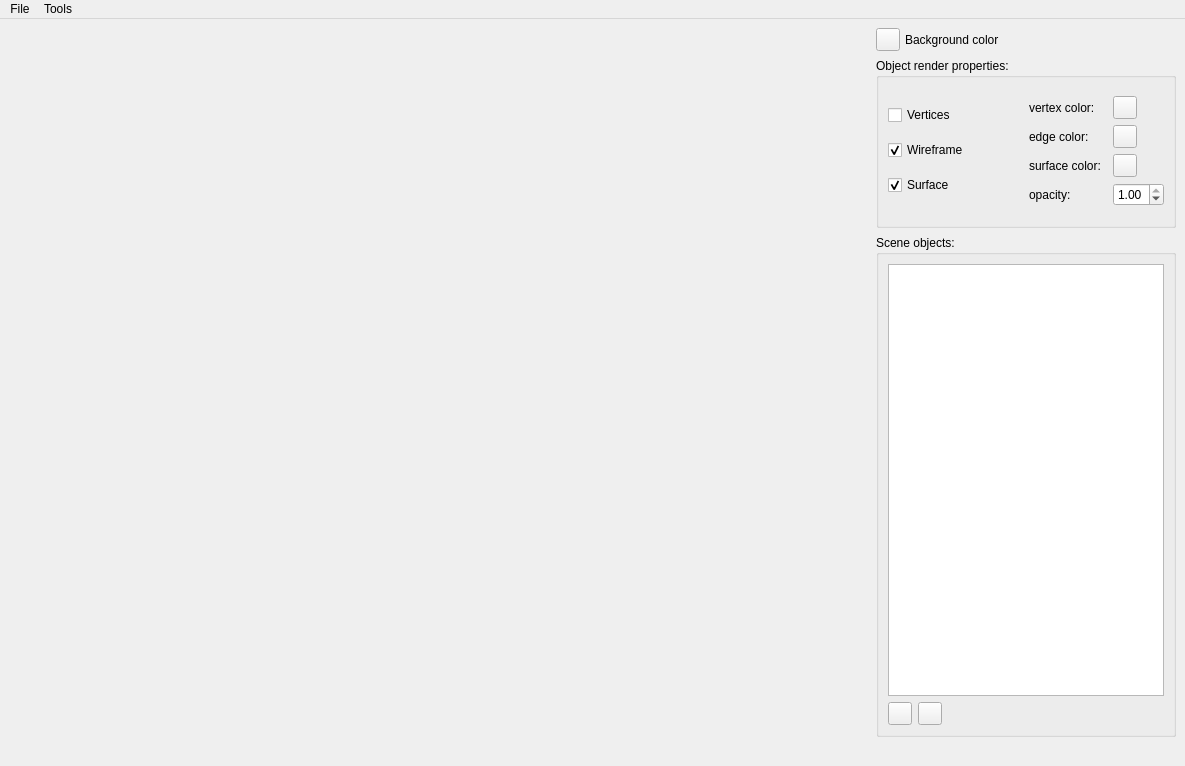
<?xml version="1.0" encoding="UTF-8"?>
<ui version="4.0">
 <class>SurfaceEvolverGUI</class>
 <widget class="QMainWindow" name="SurfaceEvolverGUI">
  <property name="windowModality">
   <enum>Qt::NonModal</enum>
  </property>
  <property name="geometry">
   <rect>
    <x>0</x>
    <y>0</y>
    <width>1185</width>
    <height>766</height>
   </rect>
  </property>
  <property name="maximumSize">
   <size>
    <width>16777213</width>
    <height>16777215</height>
   </size>
  </property>
  <property name="windowTitle">
   <string>SurfaceEvolverGUI</string>
  </property>
  <property name="toolTip">
   <string/>
  </property>
  <property name="documentMode">
   <bool>true</bool>
  </property>
  <widget class="QWidget" name="centralwidget">
   <property name="maximumSize">
    <size>
     <width>16777215</width>
     <height>16777215</height>
    </size>
   </property>
   <layout class="QGridLayout" name="gridLayout_3">
    <item row="0" column="0">
     <layout class="QVBoxLayout" name="verticalLayout_2">
      <property name="sizeConstraint">
       <enum>QLayout::SetMaximumSize</enum>
      </property>
      <item>
       <widget class="QVTKOpenGLNativeWidget" name="qvtkWidget" native="true"/>
      </item>
     </layout>
    </item>
    <item row="0" column="1">
     <layout class="QVBoxLayout" name="verticalLayout">
      <property name="spacing">
       <number>7</number>
      </property>
      <property name="sizeConstraint">
       <enum>QLayout::SetMaximumSize</enum>
      </property>
      <item>
       <layout class="QHBoxLayout" name="horizontalLayout_2">
        <property name="spacing">
         <number>5</number>
        </property>
        <property name="sizeConstraint">
         <enum>QLayout::SetMinimumSize</enum>
        </property>
        <item>
         <widget class="QToolButton" name="bgColorButton">
          <property name="text">
           <string/>
          </property>
         </widget>
        </item>
        <item>
         <widget class="QLabel" name="bgColorLabel">
          <property name="text">
           <string>Background color</string>
          </property>
         </widget>
        </item>
       </layout>
      </item>
      <item>
       <widget class="QGroupBox" name="groupBox">
        <property name="minimumSize">
         <size>
          <width>0</width>
          <height>170</height>
         </size>
        </property>
        <property name="maximumSize">
         <size>
          <width>16777215</width>
          <height>16777215</height>
         </size>
        </property>
        <property name="title">
         <string>Object render properties:</string>
        </property>
        <layout class="QGridLayout" name="gridLayout">
         <item row="0" column="0">
          <layout class="QVBoxLayout" name="verticalLayout_3">
           <item>
            <widget class="QCheckBox" name="checkBoxVertices">
             <property name="text">
              <string>Vertices</string>
             </property>
            </widget>
           </item>
           <item>
            <widget class="QCheckBox" name="checkBoxWireframe">
             <property name="text">
              <string>Wireframe</string>
             </property>
             <property name="checked">
              <bool>true</bool>
             </property>
            </widget>
           </item>
           <item>
            <widget class="QCheckBox" name="checkBoxSurface">
             <property name="text">
              <string>Surface</string>
             </property>
             <property name="checked">
              <bool>true</bool>
             </property>
            </widget>
           </item>
          </layout>
         </item>
         <item row="0" column="1">
          <layout class="QGridLayout" name="gridLayout_2">
           <item row="2" column="1">
            <widget class="QToolButton" name="surfaceColorButton">
             <property name="text">
              <string/>
             </property>
            </widget>
           </item>
           <item row="0" column="0">
            <widget class="QLabel" name="vertexLabel">
             <property name="text">
              <string>vertex color:</string>
             </property>
            </widget>
           </item>
           <item row="1" column="0">
            <widget class="QLabel" name="edgeLabel">
             <property name="text">
              <string>edge color:</string>
             </property>
            </widget>
           </item>
           <item row="2" column="0">
            <widget class="QLabel" name="surfaceLabel">
             <property name="text">
              <string>surface color:</string>
             </property>
            </widget>
           </item>
           <item row="0" column="1">
            <widget class="QToolButton" name="vertexColorButton">
             <property name="text">
              <string/>
             </property>
            </widget>
           </item>
           <item row="1" column="1">
            <widget class="QToolButton" name="edgeColorButton">
             <property name="text">
              <string/>
             </property>
            </widget>
           </item>
           <item row="3" column="0">
            <widget class="QLabel" name="opacityLabel">
             <property name="text">
              <string>opacity:</string>
             </property>
            </widget>
           </item>
           <item row="3" column="1">
            <widget class="QDoubleSpinBox" name="opacitySpinBox">
             <property name="maximum">
              <double>1.000000000000000</double>
             </property>
             <property name="singleStep">
              <double>0.010000000000000</double>
             </property>
             <property name="value">
              <double>1.000000000000000</double>
             </property>
            </widget>
           </item>
          </layout>
         </item>
        </layout>
       </widget>
      </item>
      <item>
       <layout class="QVBoxLayout" name="verticalLayout_4">
        <item>
         <widget class="QGroupBox" name="sceneObjectsGroupBox">
          <property name="maximumSize">
           <size>
            <width>300</width>
            <height>16777215</height>
           </size>
          </property>
          <property name="title">
           <string>Scene objects:</string>
          </property>
          <layout class="QVBoxLayout" name="verticalLayout_5">
           <item>
            <widget class="QListWidget" name="libraryListWidget">
             <property name="selectionMode">
              <enum>QAbstractItemView::MultiSelection</enum>
             </property>
             <property name="selectionBehavior">
              <enum>QAbstractItemView::SelectRows</enum>
             </property>
             <property name="movement">
              <enum>QListView::Static</enum>
             </property>
             <property name="selectionRectVisible">
              <bool>true</bool>
             </property>
            </widget>
           </item>
           <item>
            <layout class="QHBoxLayout" name="horizontalLayout_3">
             <item>
              <widget class="QToolButton" name="deleteButton">
               <property name="toolTip">
                <string>Remove Selected</string>
               </property>
               <property name="text">
                <string/>
               </property>
               <property name="icon">
                <iconset>
                 <normaloff>../trash.ico</normaloff>../trash.ico</iconset>
               </property>
              </widget>
             </item>
             <item>
              <widget class="QToolButton" name="clearButton">
               <property name="toolTip">
                <string>Clear All</string>
               </property>
               <property name="text">
                <string/>
               </property>
               <property name="icon">
                <iconset>
                 <normaloff>../resources/clear.ico</normaloff>../resources/clear.ico</iconset>
               </property>
              </widget>
             </item>
             <item>
              <spacer name="horizontalSpacer_2">
               <property name="orientation">
                <enum>Qt::Horizontal</enum>
               </property>
               <property name="sizeHint" stdset="0">
                <size>
                 <width>40</width>
                 <height>20</height>
                </size>
               </property>
              </spacer>
             </item>
            </layout>
           </item>
          </layout>
         </widget>
        </item>
       </layout>
      </item>
      <item>
       <spacer name="horizontalSpacer">
        <property name="orientation">
         <enum>Qt::Horizontal</enum>
        </property>
        <property name="sizeType">
         <enum>QSizePolicy::Minimum</enum>
        </property>
        <property name="sizeHint" stdset="0">
         <size>
          <width>40</width>
          <height>20</height>
         </size>
        </property>
       </spacer>
      </item>
     </layout>
    </item>
   </layout>
  </widget>
  <widget class="QMenuBar" name="menuBar">
   <property name="geometry">
    <rect>
     <x>0</x>
     <y>0</y>
     <width>1185</width>
     <height>26</height>
    </rect>
   </property>
   <widget class="QMenu" name="menuFile">
    <property name="title">
     <string>File</string>
    </property>
    <addaction name="actionOpen_File"/>
    <addaction name="actionSave_File"/>
   </widget>
   <widget class="QMenu" name="menuTools">
    <property name="title">
     <string>Tools</string>
    </property>
    <addaction name="actionSigned_Distance_Function"/>
    <addaction name="actionSurface_Evolution"/>
   </widget>
   <addaction name="menuFile"/>
   <addaction name="menuTools"/>
  </widget>
  <action name="actionOpenFile">
   <property name="enabled">
    <bool>true</bool>
   </property>
   <property name="text">
    <string>Open File...</string>
   </property>
  </action>
  <action name="actionExit">
   <property name="text">
    <string>Exit</string>
   </property>
  </action>
  <action name="actionPrint">
   <property name="text">
    <string>Print</string>
   </property>
  </action>
  <action name="actionHelp">
   <property name="text">
    <string>Help</string>
   </property>
  </action>
  <action name="ActionOpenFile">
   <property name="text">
    <string>Open</string>
   </property>
   <property name="shortcut">
    <string>Ctrl+O</string>
   </property>
  </action>
  <action name="ActionSaveFile">
   <property name="text">
    <string>Save</string>
   </property>
   <property name="shortcut">
    <string>Ctrl+S</string>
   </property>
  </action>
  <action name="actionOpen_File">
   <property name="text">
    <string>Open File</string>
   </property>
   <property name="shortcut">
    <string>Ctrl+O</string>
   </property>
  </action>
  <action name="actionSave_File">
   <property name="text">
    <string>Save File</string>
   </property>
   <property name="shortcut">
    <string>Ctrl+S</string>
   </property>
  </action>
  <action name="actionDoSomething">
   <property name="text">
    <string>DoSomething</string>
   </property>
  </action>
  <action name="actionSigned_Distance_Function">
   <property name="text">
    <string>Signed Distance Function</string>
   </property>
  </action>
  <action name="actionSurface_Evolution">
   <property name="text">
    <string>Surface Evolution</string>
   </property>
  </action>
 </widget>
 <customwidgets>
  <customwidget>
   <class>QVTKOpenGLNativeWidget</class>
   <extends>QWidget</extends>
   <header>QVTKOpenGLNativeWidget.h</header>
  </customwidget>
 </customwidgets>
 <resources/>
 <connections>
  <connection>
   <sender>bgColorButton</sender>
   <signal>clicked()</signal>
   <receiver>SurfaceEvolverGUI</receiver>
   <slot>ActionRendererBackgroundColor()</slot>
   <hints>
    <hint type="sourcelabel">
     <x>48</x>
     <y>64</y>
    </hint>
    <hint type="destinationlabel">
     <x>8</x>
     <y>32</y>
    </hint>
   </hints>
  </connection>
  <connection>
   <sender>checkBoxVertices</sender>
   <signal>clicked(bool)</signal>
   <receiver>SurfaceEvolverGUI</receiver>
   <slot>ActionRenderVertices()</slot>
   <hints>
    <hint type="sourcelabel">
     <x>592</x>
     <y>134</y>
    </hint>
    <hint type="destinationlabel">
     <x>519</x>
     <y>26</y>
    </hint>
   </hints>
  </connection>
  <connection>
   <sender>checkBoxWireframe</sender>
   <signal>clicked(bool)</signal>
   <receiver>SurfaceEvolverGUI</receiver>
   <slot>ActionRenderWireframe()</slot>
   <hints>
    <hint type="sourcelabel">
     <x>592</x>
     <y>174</y>
    </hint>
    <hint type="destinationlabel">
     <x>530</x>
     <y>30</y>
    </hint>
   </hints>
  </connection>
  <connection>
   <sender>checkBoxSurface</sender>
   <signal>clicked(bool)</signal>
   <receiver>SurfaceEvolverGUI</receiver>
   <slot>ActionRenderSurface()</slot>
   <hints>
    <hint type="sourcelabel">
     <x>592</x>
     <y>214</y>
    </hint>
    <hint type="destinationlabel">
     <x>88</x>
     <y>27</y>
    </hint>
   </hints>
  </connection>
  <connection>
   <sender>vertexColorButton</sender>
   <signal>clicked()</signal>
   <receiver>SurfaceEvolverGUI</receiver>
   <slot>ActionVertexColor()</slot>
   <hints>
    <hint type="sourcelabel">
     <x>1131</x>
     <y>119</y>
    </hint>
    <hint type="destinationlabel">
     <x>1175</x>
     <y>30</y>
    </hint>
   </hints>
  </connection>
  <connection>
   <sender>edgeColorButton</sender>
   <signal>clicked()</signal>
   <receiver>SurfaceEvolverGUI</receiver>
   <slot>ActionEdgeColor()</slot>
   <hints>
    <hint type="sourcelabel">
     <x>1131</x>
     <y>153</y>
    </hint>
    <hint type="destinationlabel">
     <x>1176</x>
     <y>56</y>
    </hint>
   </hints>
  </connection>
  <connection>
   <sender>surfaceColorButton</sender>
   <signal>clicked()</signal>
   <receiver>SurfaceEvolverGUI</receiver>
   <slot>ActionSurfaceColor()</slot>
   <hints>
    <hint type="sourcelabel">
     <x>1124</x>
     <y>181</y>
    </hint>
    <hint type="destinationlabel">
     <x>1173</x>
     <y>84</y>
    </hint>
   </hints>
  </connection>
  <connection>
   <sender>opacitySpinBox</sender>
   <signal>valueChanged(double)</signal>
   <receiver>SurfaceEvolverGUI</receiver>
   <slot>ActionOpacity()</slot>
   <hints>
    <hint type="sourcelabel">
     <x>1142</x>
     <y>220</y>
    </hint>
    <hint type="destinationlabel">
     <x>1178</x>
     <y>112</y>
    </hint>
   </hints>
  </connection>
  <connection>
   <sender>libraryListWidget</sender>
   <signal>itemClicked(QListWidgetItem*)</signal>
   <receiver>SurfaceEvolverGUI</receiver>
   <slot>ActionSelectLibraryObject()</slot>
   <hints>
    <hint type="sourcelabel">
     <x>178</x>
     <y>480</y>
    </hint>
    <hint type="destinationlabel">
     <x>6</x>
     <y>323</y>
    </hint>
   </hints>
  </connection>
  <connection>
   <sender>deleteButton</sender>
   <signal>clicked()</signal>
   <receiver>SurfaceEvolverGUI</receiver>
   <slot>ActionRemoveSelectedObjects()</slot>
   <hints>
    <hint type="sourcelabel">
     <x>51</x>
     <y>694</y>
    </hint>
    <hint type="destinationlabel">
     <x>4</x>
     <y>355</y>
    </hint>
   </hints>
  </connection>
  <connection>
   <sender>clearButton</sender>
   <signal>clicked()</signal>
   <receiver>SurfaceEvolverGUI</receiver>
   <slot>ActionClearAllObjects()</slot>
   <hints>
    <hint type="sourcelabel">
     <x>79</x>
     <y>698</y>
    </hint>
    <hint type="destinationlabel">
     <x>6</x>
     <y>385</y>
    </hint>
   </hints>
  </connection>
 </connections>
 <slots>
  <slot>ActionRendererBackgroundColor()</slot>
  <slot>ActionRenderVertices()</slot>
  <slot>ActionRenderWireframe()</slot>
  <slot>ActionRenderSurface()</slot>
  <slot>ActionVertexColor()</slot>
  <slot>ActionEdgeColor()</slot>
  <slot>ActionSurfaceColor()</slot>
  <slot>ActionOpacity()</slot>
  <slot>ActionSelectLibraryObject()</slot>
  <slot>ActionRemoveAllObjects()</slot>
  <slot>ActionRemoveSelectedObjects()</slot>
  <slot>ActionClearAllObjects()</slot>
  <slot>ActionObjectVisibility(int)</slot>
 </slots>
</ui>
